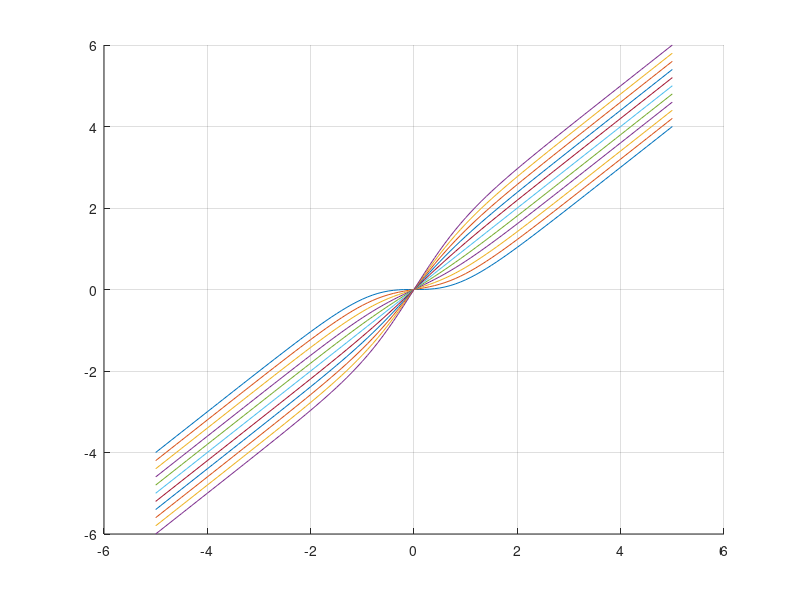
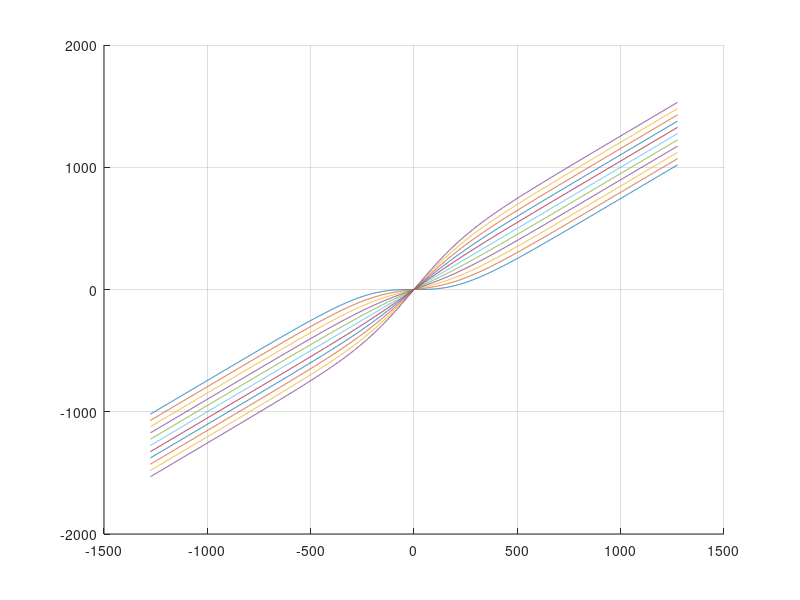

Here is the MATLAB script that generated these plots, in order:


x=-5:0.1:5 ;

cntr = 1 ; figure; hold on;
for a = -1:0.2:1
    
    gkx{cntr} = x + a .* tanh(x) ;
    
    plot(x, gkx{cntr}); 
    cntr = cntr + 1 ;
    
end
hold off;
grid on;



x = [-255:0.1:255]*5 ;

cntr = 1 ; figure; hold on;
for a = -1:0.2:1
    
    gkx{cntr} = x + a .* tanh(x/256)*256 ;
    
    plot(x, gkx{cntr}); 
    cntr = cntr + 1 ;
    
end
hold off;
grid on;